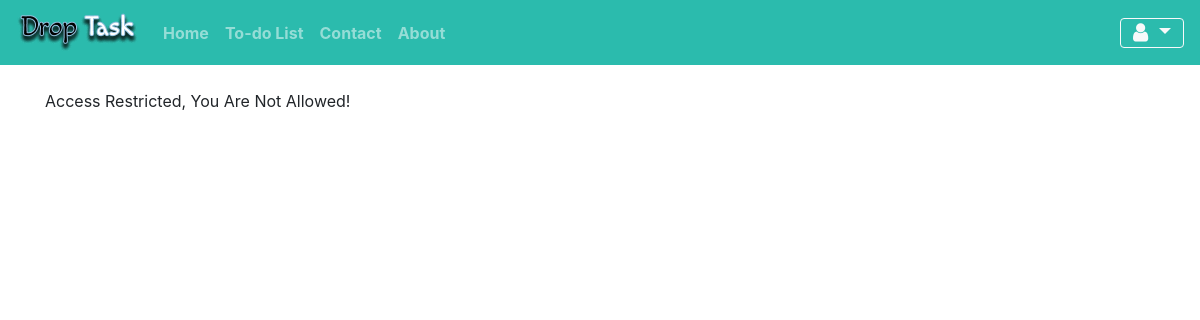
Page /edit/3 (signed in) on the earlier database version.
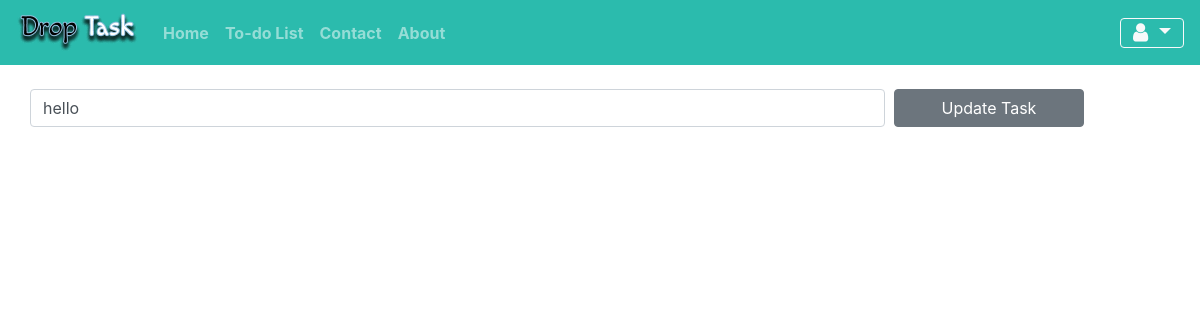
Same page on the later database version.
### todolist/models.py (models this page shows, shortened)
class TaskList(models.Model):
    manager = models.ForeignKey(User, on_delete=models.CASCADE, default=None)
    task = models.CharField(max_length=300)
    done = models.BooleanField(default=False)  # By default it's not done, because i made it false

### todolist/views.py (the view)
# urls.py: path('edit/<task_id>', views.edit_task, name='edit_task'),
@login_required
def edit_task(request, task_id):
    if request.method == 'POST':   ## If i want add anything in db
        task = TaskList.objects.get(pk=task_id)
        form = TaskForm(request.POST or None, instance=task) ##instance=task means which task your are editing
        if form.is_valid():
            form.save()
        messages.success(request, ("Task Edited Successfully"))
        return redirect('todolist')
    else:
        task_obj = TaskList.objects.get(pk=task_id)     # it will fetch single data of that particular id
        return render(request, 'edit.html', {'task_obj': task_obj}) ## one obj (particular obj)

### todolist/templates/edit.html (shortened to what this page needs)
{% extends 'base.html' %}
{% block content %}
<div class="container">
    <br>
{% if task_obj.manager == request.user %}
    <form method="POST" class="row">
        <input type="text" name="task" class="form-control col-lg-9" value="{{ task_obj.task }}">&nbsp;&nbsp;
        <button type="submit" class="btn btn-secondary col-lg-2">Update Task</button>
    </form>
{% else %}
    <p>Access Restricted, You Are Not Allowed!</p>
{% endif %}
</div>
{% endblock %}

Differences in the rows shown:
now on this page (row edited): TaskList: task "hello"
changed TaskList: manager_id empty → 1 (drawn)
Other differences:
text no longer shown: "Access Restricted, You Are Not Allowed!"
text now shown: "Update Task"
